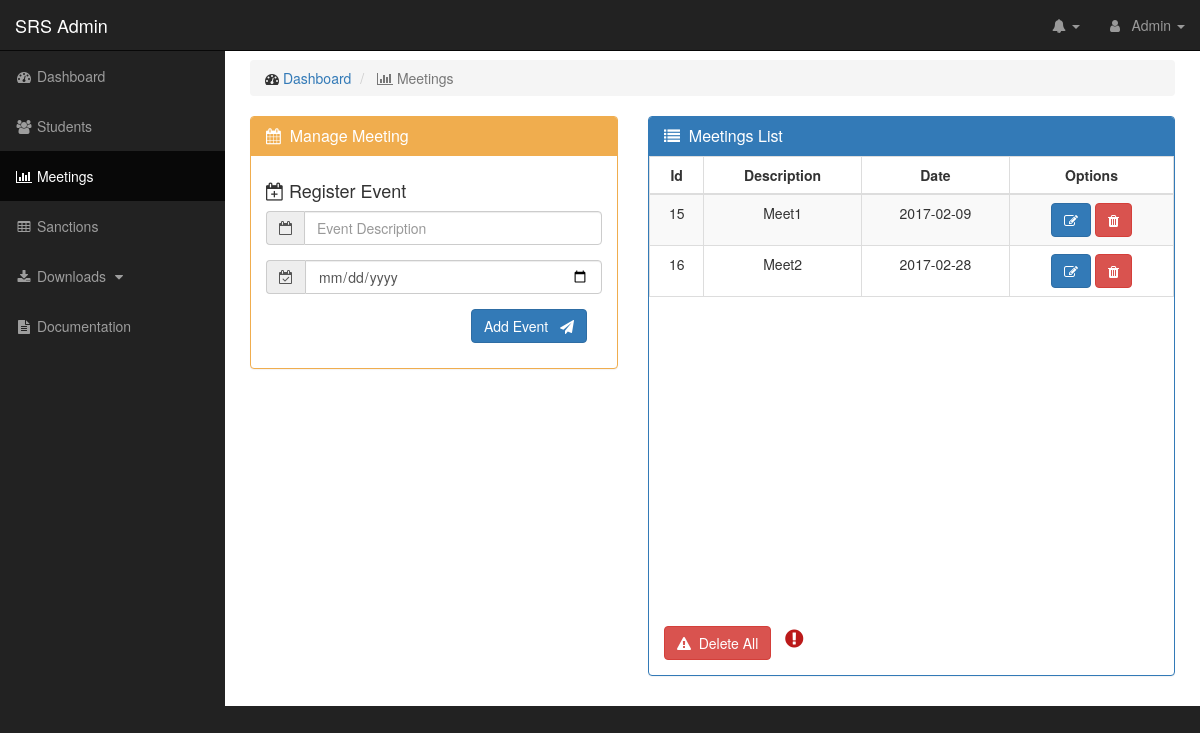
Page /pages/meetings.php (signed in) on the committed database.
### tables this page shows
CREATE TABLE `meeting` (
  `m_id` int(11) NOT NULL,
  `description` varchar(50) NOT NULL,
  `m_date` date NOT NULL
);

### process/functions.php (called while the page is built, shortened)
<?php
 function connect(){
   try {
     $db = new PDO("mysql:host=localhost;dbname=srs","root","", array(
    		PDO::MYSQL_ATTR_INIT_COMMAND => "SET NAMES UTF8",
    		PDO::MYSQL_ATTR_USE_BUFFERED_QUERY => TRUE,
    		PDO::MYSQL_ATTR_LOCAL_INFILE => TRUE,
    		PDO::MYSQL_ATTR_USE_BUFFERED_QUERY));
    	return $db;
   } catch (Exception $e) {
     header('Location: process/installdb.php');
   }
 }
function getmeet(){
	$db = connect();
	$sth = $db->prepare("SELECT * From meeting");
	$sth->execute();
	$results = $sth->fetchAll(PDO::FETCH_OBJ);
	return $results;
}
function getdescription(){
	$db = connect();
	$sth = $db->prepare("SELECT DISTINCT description From meeting");
	$sth->execute();
	$results = $sth->fetchAll(PDO::FETCH_OBJ);
	return $results;
}

### pages/meetings.php (the view, shortened to what this page needs)
<?php
include "../process/functions.php";
$results = getdescription();
$arraycount = count($results);
if($arraycount > 7){
	$dis = "disabled";
}
else{
	$dis = "none";
}
 ?>
<!DOCTYPE html>
<html lang="en">
<head>
    <link href="../css/bootstrap.min.css" rel="stylesheet">
    <link href="../css/sb-admin.css" rel="stylesheet">
    <link href="../icons/css/font-awesome.min.css" rel="stylesheet" type="text/css">
		<link rel="stylesheet" href="https://maxcdn.bootstrapcdn.com/font-awesome/4.7.0/css/font-awesome.min.css">
</head>
<body>
    <div id="wrapper">
        <nav class="navbar navbar-inverse navbar-fixed-top" role="navigation">
            <div class="navbar-header">
                <a class="navbar-brand" href="index.php">SRS Admin</a>
            </div>
            <ul class="nav navbar-right top-nav">
                <li class="dropdown">
                    <a href="#" class="dropdown-toggle" data-toggle="dropdown"><i class="fa fa-bell"></i> <b class="caret"></b></a>
                </li>
                <li class="dropdown">
                    <a href="#" class="dropdown-toggle" data-toggle="dropdown"><i class="fa fa-user"></i>
                      </i> &nbsp Admin <b class="caret"></b></a>
                </li>
            </ul>
            <div class="collapse navbar-collapse navbar-ex1-collapse">
                <ul class="nav navbar-nav side-nav">
                    <li>
                        <a href="index.php"><i class="fa fa-fw fa-dashboard"></i> Dashboard</a>
                    </li>
                    <li>
                        <a href="students.php"><i class="fa fa-fw fa-group"></i> Students</a>
                    </li>
                    <li  class="active">
                        <a href="#"><i class="fa fa-fw fa-bar-chart-o"></i> Meetings</a>
                    </li>
                    <li>
                        <a href="sanctions.php"><i class="fa fa-fw fa-table"></i> Sanctions</a>
                    </li>
                    <li>
                        <a href="javascript:;" data-toggle="collapse" data-target="#demo"><i class="fa fa-fw fa-download"></i> Downloads <i class="fa fa-fw fa-caret-down"></i></a>
                    </li>
										<li>
                        <a href="#"><i class="fa fa-fw fa-file-text"></i> Documentation </a>
                    </li>
                </ul>
            </div>
        </nav>
        <div id="page-wrapper">
            <div class="container-fluid">
                <div class="row">
                    <div class="col-lg-12">
                        <ol class="breadcrumb">
                            <li>
                                <i class="fa fa-dashboard"></i>  <a href="index.php">Dashboard</a>
                            </li>
                            <li class="active">
                                <i class="fa fa-bar-chart-o"></i> Meetings
                            </li>
                        </ol>
                    </div>
                </div>
								<div class="row">
                    <div class="col-lg-5">
                        <div class="panel panel-yellow">
                            <div class="panel-heading">
                                <h3 class="panel-title"><i class="fa fa-calendar">
																</i>&nbsp Manage Meeting</h3>
                            </div>
                            <div class="panel-body">
                                <div class="row">
																	<div class="col-md-12">
																		<form class="" method="POST" action="../process/registerprocess.php">
																			<h4><i class="fa fa-calendar-plus-o"></i> Register Event</h4>
																				<div class="form-group input-group" id="event">
																					<span class="input-group-addon"><i class="fa fa-calendar-o"></i></span>
																					<input type="text" name="desc" placeholder="Event Description" required maxlength="50"
																					id="eventname" title="Format: aA" class="form-control">
																				</div>
																				<div class="form-group input-group" id="eventdate">
																					<span class="input-group-addon"><i class="fa fa-calendar-check-o"></i></span>
																					<input type="date" name="dato"  required="required" class="form-control"
																					maxlength="11" placeholder="yyyy-dd-mm" id="dateevent">
																				</div>
																				<div class="col-md-12 text-right" style="margin-bottom: 10px;">
																					<button id="eventsubmit" class="btn btn-primary" type="submit" name="addmeeting"
																					<?php echo $dis;?>>	Add Event &nbsp  <i class="fa fa-send"></i></button>
																				</div>
																			</form>
																	</div>
                                </div>
                            </div>
                        </div>
                    </div>
										<div class="col-lg-7">
                        <div class="panel panel-primary">
                            <div class="panel-heading">
                                <h3 class="panel-title"><i class="fa fa-list"></i>&nbsp Meetings List</h3>
                            </div>
                            <div class="panel-body" style="padding-top: 0px;">
															<div class="row" style="overflow: auto; height: 470px;">
																<div class="flot-chart">
																	<table class="table table-bordered table-hover table-striped">
																		<thead>
																			<tr>
																				<th class="text-center">Id</th>
																				<th class="text-center">Description</th>
																				<th class="text-center">Date</th>
																				<th class="text-center">Options</th>
																			</tr>
																		</thead>
																		<tbody id="meetings-table">
																			<?php foreach(getmeet() as $g): ?>
																			<tr class="text-center">
																				<td><?php echo  $g->m_id; ?></td>
																				<td><?php echo  $g->description; ?></td>
																				<td class="text-center"><?php echo  $g->m_date; ?></td>
																				<td class="text-center"><a data-toggle="modal" data-id="<?php echo $g->m_id;?>" title="Add this item"
																					class="editMeeting btn btn-primary" data-target="#edit-meeting">
																				<i class="fa fa-edit"></i></a>
																				<a class="deleteMeeting btn btn-danger" data-id="<?php echo $g->m_id?>">
																				<i class="fa fa-trash"></i></a></td>
																			</tr>
																		<?php endforeach; ?>
																		</tbody>
																	</table>
                                </div>
															</div>
																<div class="row">
																	<div class="col-md-12">
																		<a href="../process/deletemeetings.php?action=deleteall"
																		onclick="return confirm('Are you sure?')"
																		class="btn btn-danger" type="button" data-toggle="tooltip"
																		title="Proceed with caution!" name="button">
																		<i class="fa fa-warning"></i>&nbsp Delete All</a>
																		<a href="" class="danger" data-toggle="tooltip" data-placement="right"
																		title="Warning! This will delete everything in the list">
																		<i class="fa fa-exclamation-circle"
																		style="font-size: 1.5em; color: #BB1A1A; margin-left: 10px;"></i></a>
																	</div>
																</div>
                            </div>
                        </div>
                    </div>
                </div>
            </div>
        </div>
    </div>
</body>
</html>

### css/sb-admin.css (style rules this page uses)
body { margin-top: 100px; background-color: #222; }
@media (min-width:768px) { body { margin-top: 50px; } }
#wrapper { padding-left: 0; }
#page-wrapper { width: 100%; padding: 0; background-color: #fff; }
@media (min-width:768px) { #wrapper { padding-left: 225px; } }
@media (min-width:768px) { #page-wrapper { padding: 10px; } }
.top-nav { padding: 0 15px; }
.top-nav>li { display: inline-block; float: left; }
.top-nav>li>a { padding-top: 15px; padding-bottom: 15px; line-height: 20px; color: #999; }
@media (min-width:768px) { .side-nav { position: fixed; top: 51px; left: 225px; width: 225px; margin-left: -225px; border: none; border-radius: 0; overflow-y: auto; background-color: #222; bottom: 0; overflow-x: hidden; padding-bottom: 40px; } }
@media (min-width:768px) { .side-nav>li>a { width: 225px; } }
.flot-chart { display: block; height: 400px; }
.panel-yellow { border-color: #f0ad4e; }
.panel-yellow > .panel-heading { border-color: #f0ad4e; color: #fff; background-color: #f0ad4e; }

### rows in the picture
meeting: m_id "15", description "Meet1", m_date "2017-02-09"
meeting: m_id "16", description "Meet2", m_date "2017-02-28"
